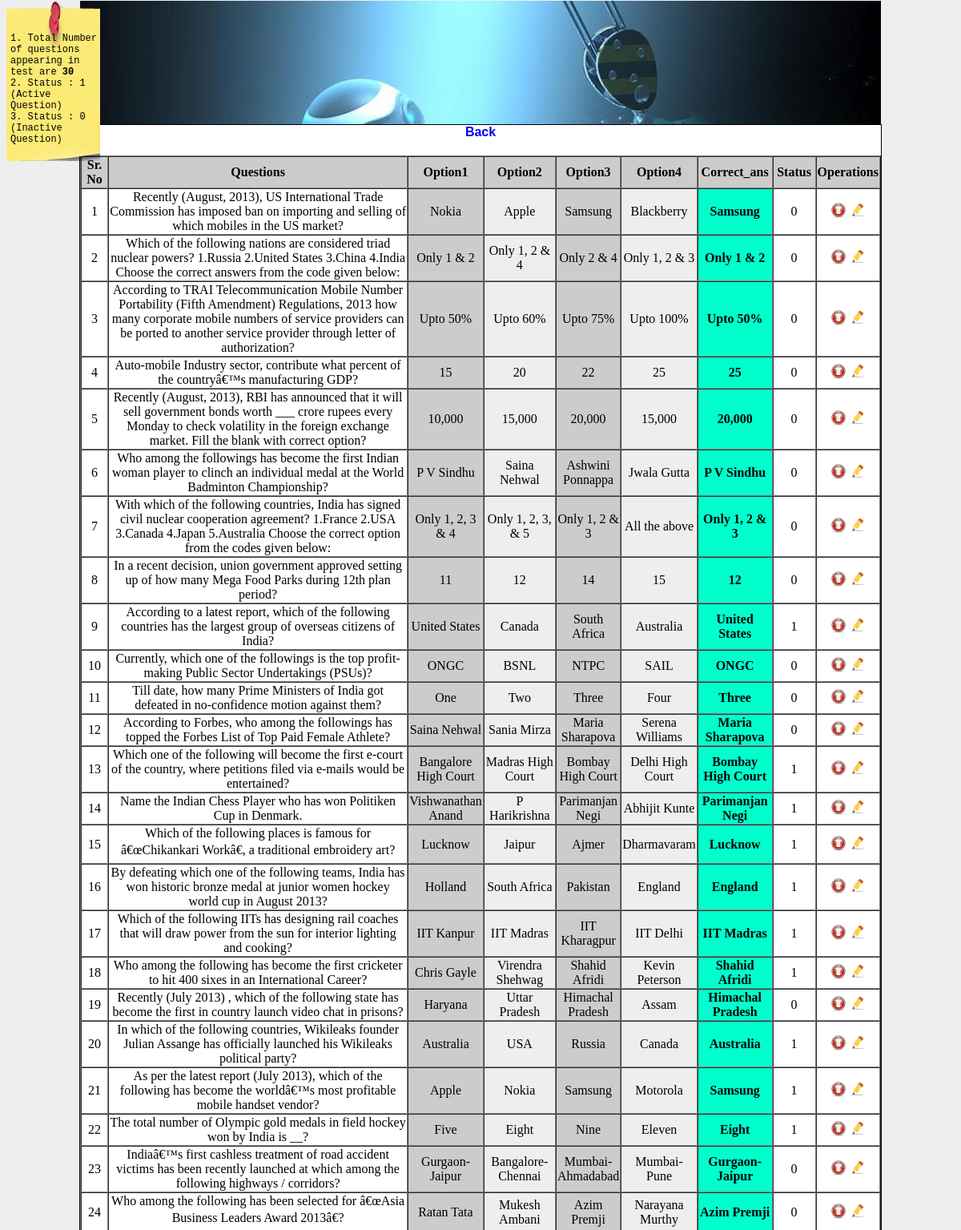
Page /questions_details.php (signed in, upper part) on the committed database.
### tables this page shows
CREATE TABLE IF NOT EXISTS `test1ques` (
  `qid` int(11) NOT NULL AUTO_INCREMENT,
  `question` text NOT NULL,
  `opt1` text NOT NULL,
  `opt2` text NOT NULL,
  `opt3` text NOT NULL,
  `opt4` text NOT NULL,
  `correct_ans` text NOT NULL,
  `isdeleted` tinyint(1) NOT NULL DEFAULT '1',
  PRIMARY KEY (`qid`)
);

### questions_details.php (the view, shortened to what this page needs)
<!DOCTYPE html PUBLIC "-//W3C//DTD XHTML 1.0 Transitional//EN" "http://www.w3.org/TR/xhtml1/DTD/xhtml1-transitional.dtd">
<html xmlns="http://www.w3.org/1999/xhtml">
<head>
<link href="css/css.css" media="all" type="text/css" rel="stylesheet"/>
</head>
<body class="backgnd">
<div class="qd-detail">
<table  style="float:left; padding-top:40px;" border="0" cellpadding="0" cellspacing="0">
<tr><?php $sql1='select * from test1ques where isdeleted=1';
$qur1=mysql_query($sql1);
$tot_active=mysql_num_rows($qur1);?>
<td>1. Total Number of questions appearing in test are <?php echo '<strong>'. $tot_active.'</strong>'; ?></td></tr>
<tr><td>2. Status : 1 (Active Question)</td></tr>
<tr><td>3. Status : 0 (Inactive Question)<td></tr>
</table></div>
<div align="center">
<div class="header_background"><div class="header"></div>
<div class="testback1">
<a style="text-decoration:none; font-family:'Arial Black', Gadget, sans-serif; font-weight:bold;" href="admin.php" title="Back">Back</a>
<?php  $sql= 'select * from test1ques ';
$qur=mysql_query($sql);
?>
<table border="1" align="center" cellspacing="0"  style="margin-top:20px; margin-bottom:380px;">
<tr bgcolor="#ccc"><th width="30" align="center">Sr. No</th><th  width="auto">Questions</th><th  width="50" align="center">Option1</th><th  width="50" align="center">Option2</th><th  width="50" align="center">Option3</th><th  width="50" align="center">Option4</th><th  width="50" align="center">Correct_ans</th>
<th  width="50" align="center">Status</th><th  width="70" align="center">Operations</th></tr>
<?php
$i=1;
while($row=mysql_fetch_array($qur))
{
	echo '<tr>';
	echo '<td align="center">'.$i.'</td>';
	echo '<td align="center">'.$row['question'].'</td>';
	echo '<td align="center" style="background-color:#ccc;">'.$row['opt1'].'</td>';
	echo '<td align="center" style="background-color:#eee;">'.$row['opt2'].'</td>';
	echo '<td align="center" style="background-color:#ccc;">'.$row['opt3'].'</td>';
	echo '<td align="center" style="background-color:#eee;">'.$row['opt4'].'</td>';
	echo '<td align="center" style="background-color:#0fc;"><b>'.$row['correct_ans'].'</b></td>';
	echo '<td align="center">'.$row['isdeleted'].'</td>';
	echo '<td align="center"><a href="questions_details.php?deact=Deactivate&qid='.$row['qid'].'" title="Deactivate(set to 0)"><img src="images/Delete.jpg" width="20" height="20" alt="0"/></a>&nbsp;';
	echo '<a href="questions_details.php?act=activate&qid='.$row['qid'].'" title="Activate(set to 1)"><img src="images/edit.png" width="20" height="20" alt="1"/></a></td>';
	echo '<tr>';
	$i++;
}
?>
</div>
</div>
</div>
</body>
</html>

### css/css.css (style rules this page uses)
.header { margin-top:-7px; width:1000px; height:154px; background-image:url(../images/header1.jpg); }
table td { float:none; }
.testback1 { margin-top:0px; border:#000 1px solid; border-radius:0px; background-color:#FFF; width:1000px; padding-bottom:50px; height:auto; margin-bottom:0px; }
.backgnd { background-color:#eee; }
.qd-detail { float:right; border:0px #ccc solid; background-image:url(../images/pin.png); width:112px; position:fixed; background-repeat:no-repeat; height:200px; padding-left:5px; padding-right:px; font-family:"Courier New", Courier, monospace; font-size:12px; }

### rows in the picture
test1ques: question "Recently (August, 2013), US International Trade Commission has imposed ban on importing and selling of which mobiles in the US market?", opt1 "Nokia", opt2 "Apple", opt3 "Samsung", opt4 "Blackberry", correct_ans "Samsung", isdeleted "0"
test1ques: question "Which of the following nations are considered triad nuclear powers? 1.Russia 2.United States 3.China 4.India Choose the correct answers from the code given below:", opt1 "Only 1 & 2", opt2 "Only 1, 2 & 4", opt3 "Only 2 & 4", opt4 "Only 1, 2 & 3", correct_ans "Only 1 & 2", isdeleted "0"
test1ques: question "According to TRAI Telecommunication Mobile Number Portability (Fifth Amendment) Regulations, 2013 how many corporate mobile numbers of service providers can be ported to another service provider through letter of authorization?", opt1 "Upto 50%", opt2 "Upto 60%", opt3 "Upto 75%", opt4 "Upto 100%", correct_ans "Upto 50%", isdeleted "0"
test1ques: question "Auto-mobile Industry sector, contribute what percent of the countryâ€™s manufacturing GDP?", opt1 "15", opt2 "20", opt3 "22", opt4 "25", correct_ans "25", isdeleted "0"
test1ques: question "Recently (August, 2013), RBI has announced that it will sell government bonds worth ___ crore rupees every Monday to check volatility in the foreign exchange market. Fill the blank with correct option?", opt1 "10,000", opt2 "15,000", opt3 "20,000", opt4 "15,000", correct_ans "20,000", isdeleted "0"
test1ques: question "Who among the followings has become the first Indian woman player to clinch an individual medal at the World Badminton Championship?", opt1 "P V Sindhu", opt2 "Saina Nehwal", opt3 "Ashwini Ponnappa", opt4 "Jwala Gutta", correct_ans "P V Sindhu", isdeleted "0"
test1ques: question "With which of the following countries, India has signed civil nuclear cooperation agreement? 1.France 2.USA 3.Canada 4.Japan 5.Australia Choose the correct option from the codes given below:", opt1 "Only 1, 2, 3 & 4", opt2 "Only 1, 2, 3, & 5", opt3 "Only 1, 2 & 3", opt4 "All the above", correct_ans "Only 1, 2 & 3", isdeleted "0"
test1ques: question "In a recent decision, union government approved setting up of how many Mega Food Parks during 12th plan period?", opt1 "11", opt2 "12", opt3 "14", opt4 "15", correct_ans "12", isdeleted "0"
test1ques: question "According to a latest report, which of the following countries has the largest group of overseas citizens of India?", opt1 "United States", opt2 "Canada", opt3 "South Africa", opt4 "Australia", correct_ans "United States", isdeleted "1"
test1ques: question "Currently, which one of the followings is the top profit-making Public Sector Undertakings (PSUs)?", opt1 "ONGC", opt2 "BSNL", opt3 "NTPC", opt4 "SAIL", correct_ans "ONGC", isdeleted "0"
test1ques: question "Till date, how many Prime Ministers of India got defeated in no-confidence motion against them?", opt1 "One", opt2 "Two", opt3 "Three", opt4 "Four", correct_ans "Three", isdeleted "0"
test1ques: question "According to Forbes, who among the followings has topped the Forbes List of Top Paid Female Athlete?", opt1 "Saina Nehwal", opt2 "Sania Mirza", opt3 "Maria Sharapova", opt4 "Serena Williams", correct_ans "Maria Sharapova", isdeleted "0"
test1ques: question "Which one of the following will become the first e-court of the country, where petitions filed via e-mails would be entertained?", opt1 "Bangalore High Court", opt2 "Madras High Court", opt3 "Bombay High Court", opt4 "Delhi High Court", correct_ans "Bombay High Court", isdeleted "1"
test1ques: question "Name the Indian Chess Player who has won Politiken Cup in Denmark.", opt1 "Vishwanathan Anand", opt2 "P Harikrishna", opt3 "Parimanjan Negi", opt4 "Abhijit Kunte", correct_ans "Parimanjan Negi", isdeleted "1"
test1ques: question "Which of the following places is famous for â€œChikankari Workâ€, a traditional embroidery art?", opt1 "Lucknow", opt2 "Jaipur", opt3 "Ajmer", opt4 "Dharmavaram", correct_ans "Lucknow", isdeleted "1"
test1ques: question "By defeating which one of the following teams, India has won historic bronze medal at junior women hockey world cup in August 2013?", opt1 "Holland", opt2 "South Africa", opt3 "Pakistan", opt4 "England", correct_ans "England", isdeleted "1"
test1ques: question "Which of the following IITs has designing rail coaches that will draw power from the sun for interior lighting and cooking?", opt1 "IIT Kanpur", opt2 "IIT Madras", opt3 "IIT Kharagpur", opt4 "IIT Delhi", correct_ans "IIT Madras", isdeleted "1"
test1ques: question "Who among the following has become the first cricketer to hit 400 sixes in an International Career?", opt1 "Chris Gayle", opt2 "Virendra Shehwag", opt3 "Shahid Afridi", opt4 "Kevin Peterson", correct_ans "Shahid Afridi", isdeleted "1"
test1ques: question "Recently (July 2013) , which of the following state has become the first in country launch video chat in prisons?", opt1 "Haryana", opt2 "Uttar Pradesh", opt3 "Himachal Pradesh", opt4 "Assam", correct_ans "Himachal Pradesh", isdeleted "0"
test1ques: question "In which of the following countries, Wikileaks founder Julian Assange has officially launched his Wikileaks political party?", opt1 "Australia", opt2 "USA", opt3 "Russia", opt4 "Canada", correct_ans "Australia", isdeleted "1"
test1ques: question "As per the latest report (July 2013), which of the following has become the worldâ€™s most profitable mobile handset vendor?", opt1 "Apple", opt2 "Nokia", opt3 "Samsung", opt4 "Motorola", correct_ans "Samsung", isdeleted "1"
test1ques: question "The total number of Olympic gold medals in field hockey won by India is __?", opt1 "Five", opt2 "Eight", opt3 "Nine", opt4 "Eleven", correct_ans "Eight", isdeleted "1"
test1ques: question "Indiaâ€™s first cashless treatment of road accident victims has been recently launched at which among the following highways / corridors?", opt1 "Gurgaon-Jaipur", opt2 "Bangalore-Chennai", opt3 "Mumbai-Ahmadabad", opt4 "Mumbai-Pune", correct_ans "Gurgaon-Jaipur", isdeleted "0"
test1ques: question "Who among the following has been selected for â€œAsia Business Leaders Award 2013â€?", opt1 "Ratan Tata", opt2 "Mukesh Ambani", opt3 "Azim Premji", opt4 "Narayana Murthy", correct_ans "Azim Premji", isdeleted "0"

### other values in the picture
$tot_active "30"
